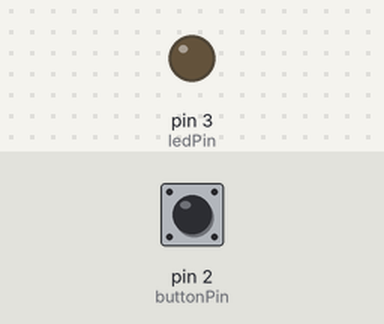
Bench run of a sketch on a simulated Arduino Uno, built with avr-gcc and run on an emulated ATmega328P. On the bench: output pins drawn as LEDs (lit = HIGH). Dashed ring = blinking. Inputs (shaded band) come from the test bench; at power-on: pin 2 (buttonPin) HIGH.

Above: at 0.1 s.
At 1.2 s:
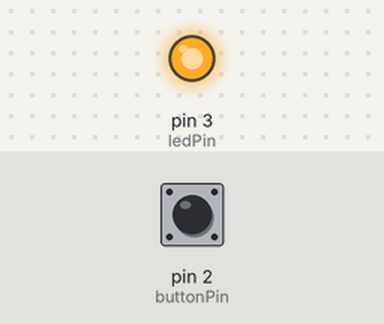
1.3 s: pin 2 (buttonPin) pulled LOW for 0.15 s
At 1.8 s:
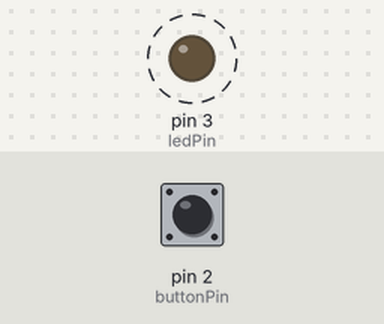
Timing chart, 0 to 10.3 s (numbered marks = the images above; inputs shaded):
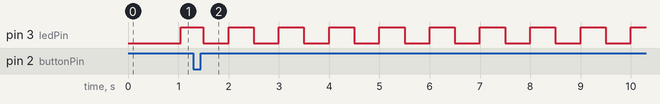

The sketch:

middle2.ino.ino
```cpp
/*
  按鈕切換 LED 狀態（共陽極）
  狀態 0：恆亮（初始）
  狀態 1：慢閃爍
  狀態 2：不快不慢閃爍
  狀態 3：快閃爍
  按第 4 下回到狀態 0（恆亮）
*/

const int buttonPin = 2;   // 按鈕模組訊號腳 → D2
const int ledPin    = 3;   // LED → D3

// 按鈕模組按下時的電位，多數為 HIGH
// 如果按下去沒反應或反過來，把這行改成 LOW
const int PRESSED = HIGH;

// 共陽極 LED：LOW = 亮，HIGH = 滅
const int LED_ON  = LOW;
const int LED_OFF = HIGH;

// 閃爍間隔（毫秒）
const unsigned long SLOW_INTERVAL   = 1000;  // 慢
const unsigned long MEDIUM_INTERVAL = 500;   // 不快不慢
const unsigned long FAST_INTERVAL   = 150;   // 快

int mode = 0;                         // 0=恆亮 1=慢 2=中 3=快
int lastButtonState = !PRESSED;       // 上一次的按鈕狀態（用來偵測「剛按下」）
unsigned long lastDebounceTime = 0;   // 防彈跳計時
const unsigned long DEBOUNCE_DELAY = 50;

unsigned long lastBlinkTime = 0;      // 上次閃爍切換時間
int ledState = LED_ON;                // 目前 LED 狀態

void setup() {
  pinMode(ledPin, OUTPUT);
  pinMode(buttonPin, INPUT);
  digitalWrite(ledPin, LED_ON);       // 初始：恆亮
}

void loop() {
  // ---------- 1. 讀按鈕，偵測「按下的瞬間」 ----------
  int reading = digitalRead(buttonPin);

  if (reading != lastButtonState) {
    lastDebounceTime = millis();      // 狀態有變，重新計時
  }

  if ((millis() - lastDebounceTime) > DEBOUNCE_DELAY) {
    // 穩定超過 50ms，才當作真的變化
    static int stableState = !PRESSED;
    if (reading != stableState) {
      stableState = reading;
      if (stableState == PRESSED) {   // 只在「按下」時切換模式
        mode = (mode + 1) % 4;        // 0→1→2→3→0
        lastBlinkTime = millis();
        ledState = LED_ON;            // 切換後先從亮開始
        digitalWrite(ledPin, ledState);
      }
    }
  }
  lastButtonState = reading;

  // ---------- 2. 依模式控制 LED ----------
  unsigned long interval = 0;

  switch (mode) {
    case 0:                           // 恆亮
      digitalWrite(ledPin, LED_ON);
      return;
    case 1: interval = SLOW_INTERVAL;   break;
    case 2: interval = MEDIUM_INTERVAL; break;
    case 3: interval = FAST_INTERVAL;   break;
  }

  // 閃爍：用 millis() 計時，不用 delay()，這樣按鈕才不會漏讀
  if (millis() - lastBlinkTime >= interval) {
    lastBlinkTime = millis();
    ledState = (ledState == LED_ON) ? LED_OFF : LED_ON;
    digitalWrite(ledPin, ledState);
  }
}
```

Measured:
- after the input at 1.3 s, pin 3 (ledPin): alternates HIGH for 0.50 s and LOW for 0.50 s, starting after 0.20 s
